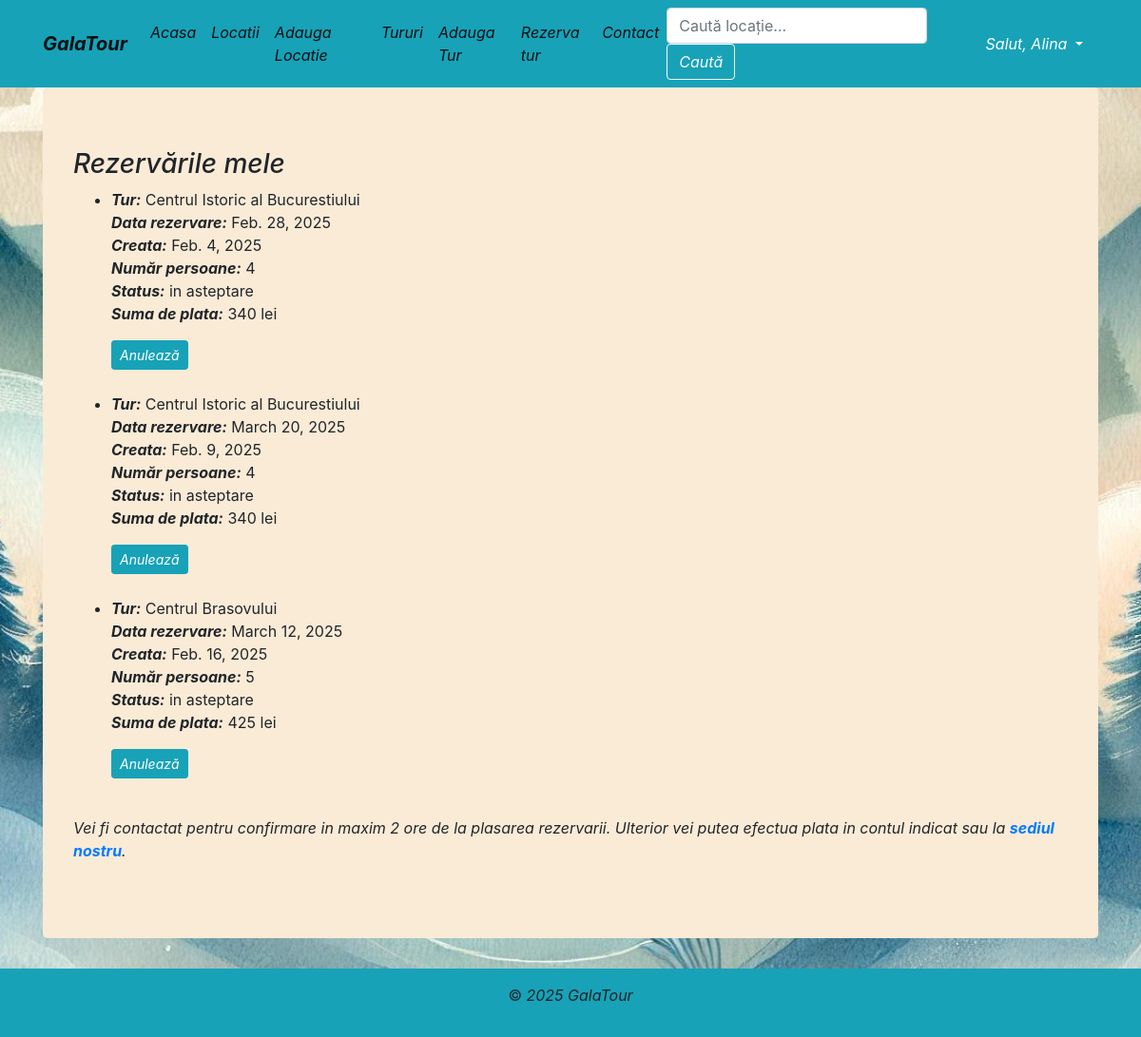
Page /rezervarile-mele/ (signed in) on the earlier database version.
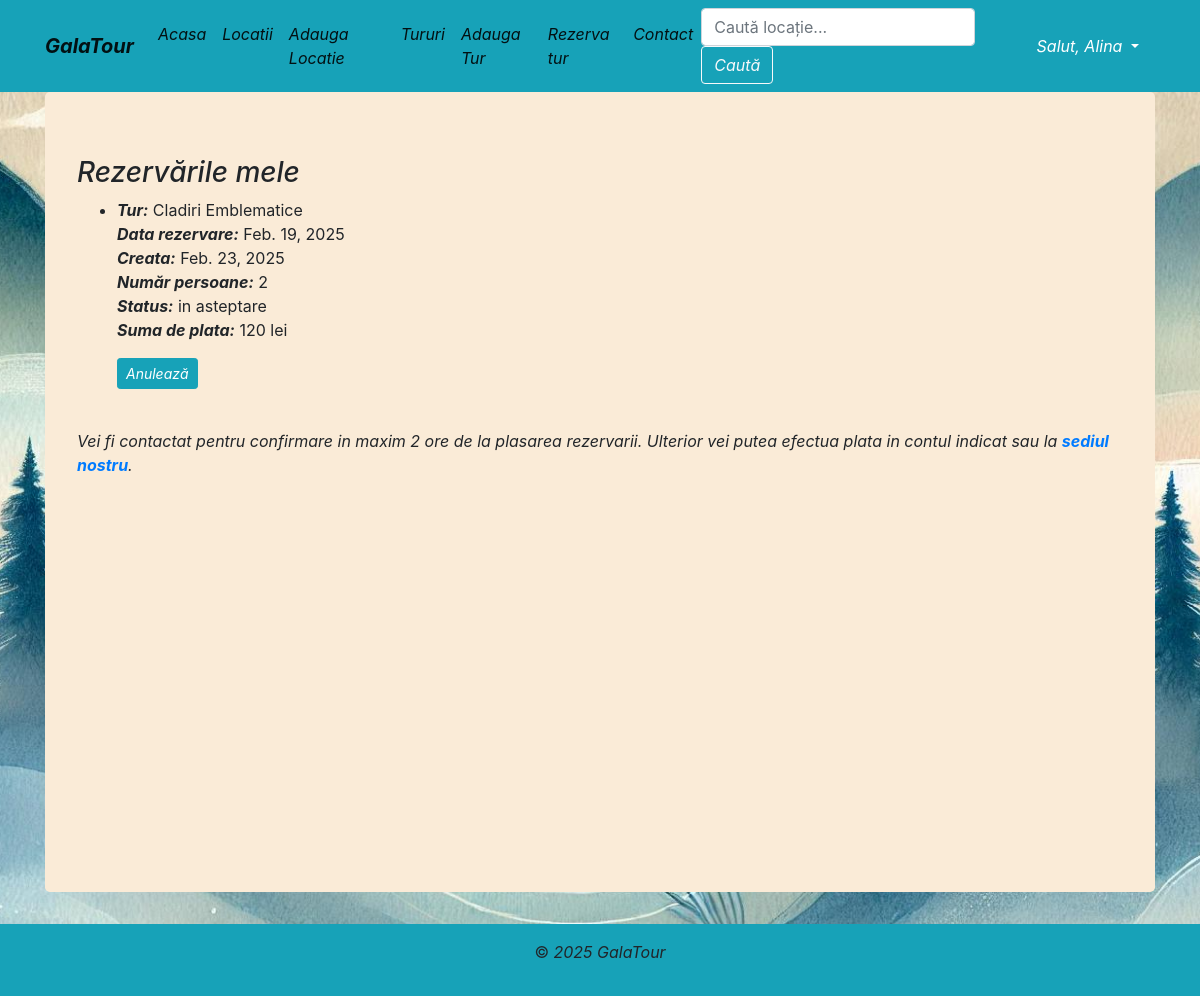
Same page on the later database version.
### locatii/models.py (models this page shows, shortened)
class Rezervare(models.Model):
    class Meta:
        verbose_name_plural = 'Rezervari'
    OPTIUNI_STATUS = [
        ('in asteptare', 'In asteptare'),
        ('in procesare', 'In procesare'),
        ('confirmata', 'Confirmata')
    ]
    utilizator = ForeignKey(User, on_delete=CASCADE, related_name='rezervari')
    numar_persoane= PositiveIntegerField(blank=False, null=False, default=1, validators=[MinValueValidator(1), MaxValueValidator(10)])
    tur = ForeignKey(Tur, on_delete=CASCADE, related_name='rezervari')
    data_inceput = DateField()
    creata = DateField(auto_now_add=True)
    status = CharField(max_length=40, choices=OPTIUNI_STATUS, default='in asteptare' )
    suma = PositiveIntegerField(blank=False, null=False, default=1)

class Tur(models.Model):
    class Meta:
        verbose_name_plural = 'Tururi'
    OPTIUNI_TIP_TUR = [
            ('predefinit', 'Predefinit'),
            ('personalizat', 'Personalizat')
        ]
    nume = CharField(max_length=128, blank=True, null=True)
    descriere = TextField(blank=True, null=True)
    locatii = ManyToManyField(Locatie, related_name='tururi')
    type = CharField(max_length=40, choices=OPTIUNI_TIP_TUR, default='predefinit' )
    durata= CharField(max_length=128, blank=True, null=True)
    pret = PositiveIntegerField(blank=False, null=False, default=1)
    pachet = TextField(blank=True, null=True)
    imagine_tur = ImageField(upload_to='imagini', blank=True, null=True)

### locatii/views.py (the view)
# urls.py: path('rezervarile-mele/', RezervarileMeleView.as_view(), name='lista_rezervari'),
class RezervarileMeleView(LoginRequiredMixin, ListView):
    model = Rezervare
    template_name = 'rezervarile_mele.html'
    context_object_name = 'rezervari'
    def get_queryset(self):
        return Rezervare.objects.filter(utilizator=self.request.user)

### locatii/templates/rezervarile_mele.html (shortened to what this page needs)
<!DOCTYPE html>
<html lang="en">
<head>
</head>
<body>
{% extends 'base.html' %}
{% block content %}
<h3><i>Rezervările mele</i></h3>
  {% if rezervari %}
    <ul>
      {% for rezervare in rezervari %}
        <li>
          <strong><i>Tur:</i></strong> {{ rezervare.tur.nume }}<br>
          <strong><i>Data rezervare:</i></strong> {{ rezervare.data_inceput }}<br>
          <strong><i>Creata:</i></strong> {{ rezervare.creata}}<br>
          <strong><i>Număr persoane:</i></strong> {{ rezervare.numar_persoane }}<br>
          <strong><i>Status:</i></strong> {{ rezervare.status }}<br>
            <strong><i>Suma de plata:</i></strong> {{ rezervare.suma }} lei<br>
          <a href="{% url 'anuleaza_rezervare' rezervare.id %}"
            class="btn btn-info btn-sm mt-3"
            onclick="return confirm('Ești sigur că vrei să anulezi această rezervare?');">
          <i>Anulează</i>
          </a>
          <br>
          <br>
        </li>
      {% endfor %}
    </ul>
<p><i> Vei fi contactat pentru confirmare in maxim 2 ore de la plasarea rezervarii. Ulterior vei putea efectua plata
  in contul indicat sau la <a href="{% url 'contact' %}" target="_blank"><strong>sediul nostru</strong></a>.</i></p>
  {% else %}
    <p>Nu ai nicio rezervare.</p>
  {% endif %}
{% endblock %}

### locatii/templates/base.html (shortened to what this page needs)
{% load static %}
<html {% if LANGUAGE_CODE %}lang="{{ LANGUAGE_CODE }}" {% endif %}>
<head>
    <link rel="stylesheet" href="https://stackpath.bootstrapcdn.com/bootstrap/4.2.1/css/bootstrap.min.css"
>
    <link rel="stylesheet" href="{% static 'index.css' %}">
</head>
<body>
<div class="wrapper">
    <nav class="navbar navbar-expand-lg navbar-light bg-info">
        <div class="container fixed">
            <a class="navbar-brand" href="/"><i><b>GalaTour</b></i></a>
            <div class="collapse navbar-collapse" id="navbarNavAltMarkup">
                <div class="navbar-nav">
                    <a class="nav-item nav-link active" href="/">
                        <i>Acasa</i>
                    </a>
                    <a class="nav-item nav-link active" href="{% url 'lista_locatie' %}">
                        <i>Locatii</i>
                    </a>
                    {% if request.user.is_authenticated and request.user.groups.all.0.name == "angajati" %}
                     <a class="nav-item nav-link active" href="{% url 'adauga_locatie' %}">
                        <i>Adauga Locatie</i>
                    {% endif %}
                    </a>
                    <a class="nav-item nav-link active" href="{% url 'lista_tur' %}">
                        <i>Tururi</i>
                    </a>
                    {% if request.user.is_authenticated and request.user.groups.all.0.name == "angajati" %}
                    <a class="nav-item nav-link active" href="{% url 'adauga_tur' %}">
                        <i>Adauga Tur</i>
                    {% endif %}
                    </a>
                    {% if user.is_authenticated %}
                    <a class="nav-item nav-link active" href="{% url 'creeaza_rezervare' %}">
                        <i>Rezerva tur</i>
                    {% endif %}
                    </a>
                    <a class="nav-item nav-link active" href="{% url 'contact' %}"><i>Contact</i></a>
                </div>
            </div>
    <form class="form-inline my-2 my-lg-0" method="GET" action="{% url 'cautare' %}">
        <input class="form-control mr-sm-2 " type="search" name="query" placeholder="Caută locație..." aria-label="Search">
        <button class="btn btn-outline-light my-2 my-sm-0" type="submit"><i>Caută</i></button>
    </form>
<div class="nav-item dropdown">
            <div class="nav-item dropdown">
            {% if user.is_authenticated %}
            <a class="nav-link dropdown-toggle text-white" href="#" data-toggle="dropdown">
                <i> Salut, {{user.username}}</i>
            </a>
            {% endif %}
            </div>
        </div>
        </div>
    </nav>
    <div class="content">
        <div class="container">
            <div class="jumbotron">
                {% block content %}{% endblock %}
            </div>
        </div>
    </div>
    <footer >
        <p>&copy;<i> 2025 GalaTour</i></p>
    </footer>
</div>
</body>
</html>

### locatii/static/index.css (style rules this page uses)
.jumbotron { min-height: 100vh; background-color: antiquewhite; }
body { background-image: url('/static/imagini/tourism_background_aliceblue.jpg'); background-size: cover; background-position: center; background-repeat: no-repeat; background-attachment: fixed; }

### locatii/templates/base.html (style rules this page uses)
html, body { height: 100%; }
.wrapper { min-height: 100%; display: flex; flex-direction: column; }
.content { flex: 1; }
footer { background-color: #17a2b8; text-align: center; padding: 1rem 0; }

Differences in the rows shown:
removed Rezervare: tur.nume "Centrul Istoric al Bucurestiului", data_inceput "Feb. 28, 2025", creata "Feb. 4, 2025", numar_persoane "4", status "in asteptare", suma "340"
removed Rezervare: tur.nume "Centrul Istoric al Bucurestiului", data_inceput "March 20, 2025", creata "Feb. 9, 2025", numar_persoane "4", status "in asteptare", suma "340"
removed Rezervare: tur.nume "Centrul Brasovului", data_inceput "March 12, 2025", creata "Feb. 16, 2025", numar_persoane "5", status "in asteptare", suma "425"
added Rezervare: tur.nume "Cladiri Emblematice", data_inceput "Feb. 19, 2025", creata "Feb. 23, 2025", numar_persoane "2", status "in asteptare", suma "120"
